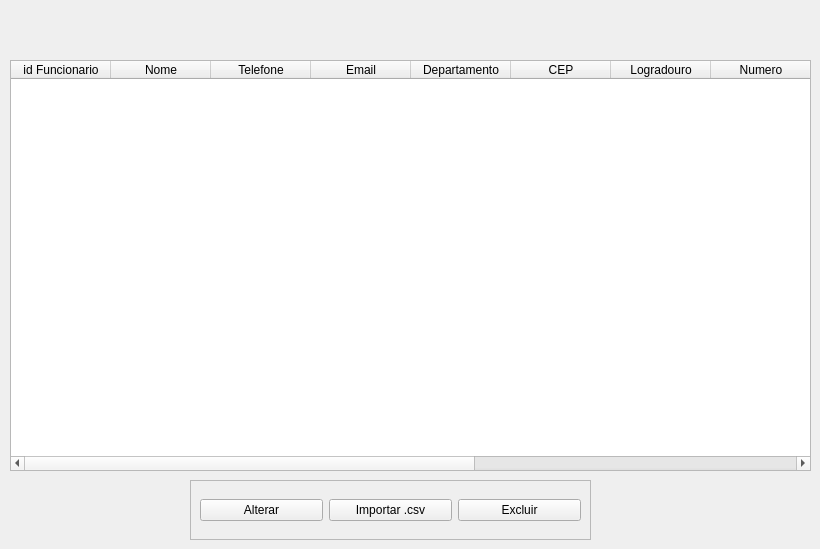
              <widget class="QWidget" name="tab_4">
               <attribute name="title">
                <string>Funcionario</string>
               </attribute>
               <widget class="QTableWidget" name="tableWidget_2">
                <property name="geometry">
                 <rect>
                  <x>10</x>
                  <y>60</y>
                  <width>801</width>
                  <height>411</height>
                 </rect>
                </property>
                <column>
                 <property name="text">
                  <string>id Funcionario</string>
                 </property>
                </column>
                <column>
                 <property name="text">
                  <string>Nome</string>
                 </property>
                </column>
                <column>
                 <property name="text">
                  <string>Telefone</string>
                 </property>
                </column>
                <column>
                 <property name="text">
                  <string>Email</string>
                 </property>
                </column>
                <column>
                 <property name="text">
                  <string>Departamento</string>
                 </property>
                </column>
                <column>
                 <property name="text">
                  <string>CEP</string>
                 </property>
                </column>
                <column>
                 <property name="text">
                  <string>Logradouro</string>
                 </property>
                </column>
                <column>
                 <property name="text">
                  <string>Numero</string>
                 </property>
                </column>
                <column>
                 <property name="text">
                  <string>Bairro</string>
                 </property>
                </column>
                <column>
                 <property name="text">
                  <string>Complemento</string>
                 </property>
                </column>
                <column>
                 <property name="text">
                  <string>Municipio</string>
                 </property>
                </column>
                <column>
                 <property name="text">
                  <string>UF</string>
                 </property>
                </column>
               </widget>
               <widget class="QFrame" name="frame_3">
                <property name="geometry">
                 <rect>
                  <x>190</x>
                  <y>480</y>
                  <width>401</width>
                  <height>60</height>
                 </rect>
                </property>
                <property name="frameShape">
                 <enum>QFrame::StyledPanel</enum>
                </property>
                <property name="frameShadow">
                 <enum>QFrame::Raised</enum>
                </property>
                <layout class="QHBoxLayout" name="horizontalLayout_5">
                 <item>
                  <widget class="QPushButton" name="btnAlterarFuncionario">
                   <property name="cursor">
                    <cursorShape>PointingHandCursor</cursorShape>
                   </property>
                   <property name="text">
                    <string>Alterar</string>
                   </property>
                  </widget>
                 </item>
                 <item>
                  <widget class="QPushButton" name="btnExcelFuncionario">
                   <property name="cursor">
                    <cursorShape>BusyCursor</cursorShape>
                   </property>
                   <property name="text">
                    <string>Importar .csv</string>
                   </property>
                  </widget>
                 </item>
                 <item>
                  <widget class="QPushButton" name="btnExcluirFuncionario">
                   <property name="cursor">
                    <cursorShape>PointingHandCursor</cursorShape>
                   </property>
                   <property name="text">
                    <string>Excluir</string>
                   </property>
                  </widget>
                 </item>
                </layout>
               </widget>
              </widget>
